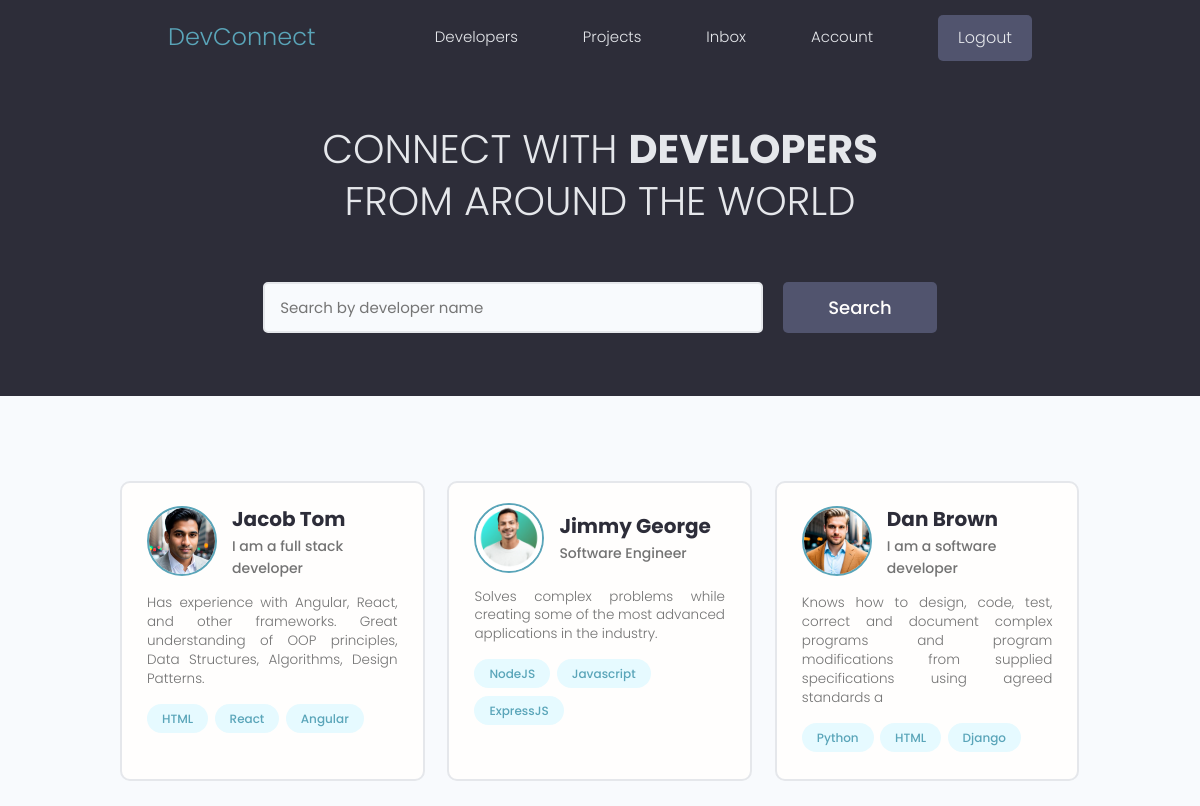
The app's page / (signed in) with its own data.
### users/models.py (models this page shows, shortened)
class Profile(models.Model):
    user = models.OneToOneField(User, on_delete=models.CASCADE, null=True, blank=True)
    name = models.CharField(max_length=200, blank=True, null=True)
    email = models.EmailField(max_length=500, blank=True, null=True)
    username = models.CharField(max_length=200, blank=True, null=True)
    location = models.CharField(max_length=200, blank=True, null=True)
    short_intro = models.CharField(max_length=200, blank=True, null=True)
    bio = models.TextField(blank=True, null=True)
    profile_image = models.ImageField(null=True, blank=True, upload_to='profiles/', default='profiles/default-profile-picture.png')
    social_github = models.CharField(max_length=200, blank=True, null=True)
    social_twitter = models.CharField(max_length=200, blank=True, null=True)
    social_linkedin = models.CharField(max_length=200, blank=True, null=True)
    social_youtube = models.CharField(max_length=200, blank=True, null=True)
    social_website = models.CharField(max_length=200, blank=True, null=True)
    created = models.DateTimeField(auto_now_add = True)
    id = models.UUIDField(default= uuid.uuid4, unique = True, primary_key = True, editable = False)

class Skill(models.Model):
    owner = models.ForeignKey(Profile, on_delete=models.CASCADE, null=True, blank=True)
    name = models.CharField(max_length=200, blank=True, null=True)
    description = models.TextField(null=True, blank=True)
    created = models.DateTimeField(auto_now_add = True)
    id = models.UUIDField(default= uuid.uuid4, unique = True, primary_key = True, editable = False)
    def __str__(self):
        return str(self.name)

### users/views.py (the view)
# urls.py: path('', views.profiles, name="profiles"),
def profiles(request):
    profiles = Profile.objects.all()
    context = {'profiles' : profiles}
    return render(request, 'users/profiles.html', context)

### users/templates/users/profiles.html (shortened to what this page needs)
{% extends 'main.html' %}
{% block content %}
<main class="home">
    <section class="hero-section text-center">
      <div class="container container--narrow">
        <div class="hero-section__box">
          <h2>CONNECT WITH <span>DEVELOPERS</span></h2>
          <h2>FROM AROUND THE WORLD</h2>
        </div>
        <div class="hero-section__search">
          <form class="form" action="{% url 'profiles' %}" method="get">
            <div class="form__field">
              <input class="input input--text" id="formInput#search" type="text" name="text"
                placeholder="Search by developer name" />
            </div>
            <input class="btn btn--sub btn--lg" type="submit" value="Search" />
          </form>
        </div>
      </div>
    </section>
    <section class="devlist">
      <div class="container">
        <div class="grid grid--three">
          {% for profile in profiles %}
          <div class="column card">
            <div class="dev">
              <a href="{% url 'user-profile' profile.id %}" class="card__body">
                <div class="dev__profile">
                  <img class="avatar avatar--md" src="{{ profile.profile_image.url}}" alt="profile-image" />
                  <div class="dev__meta">
                    <h3>{{ profile.name }}</h3>
                    <h5>{{ profile.short_intro|slice:"60"}}</h5>
                  </div>
                </div>
                <p class="dev__info">
                  {{ profile.bio|slice:"150"}}
                </p>
                <div class="dev__skills">
                  {% for skill in profile.skill_set.all|slice:"5" %}
                  <span class="tag tag--pill tag--main">
                    <small>{{skill}}</small>
                  </span>
                  {% endfor %}
                </div>
              </a>
            </div>
          </div>
          {% endfor %}
        </div>
      </div>
    </section>
  </main>
{% endblock content %}

### static/styles/app.css (style rules this page uses)
:root { --color-sub: #2d2d39; }
.btn--sub { background-color: var(--color-sub-light); }
.card { border: 2px solid var(--color-light); }
img { width: 100%; }
.hero-section { height: 40vh; display: flex; align-items: center; background-color: var(--color-sub); }
.hero-section__box { margin-bottom: 4rem; }
.hero-section__box > h2, .hero-section__box > h2 > span { font-size: 4rem; color: var(--color-light); line-height: 1.3; text-transform: uppercase; }
.hero-section__box > h2 { font-weight: 300; }
.hero-section__box > h2 > span { font-weight: 700; }
.hero-section__search > .form { display: flex; align-items: center; justify-content: center; gap: 2rem; }
.hero-section__search > .form input.input--text { width: 50rem; }
.devlist { margin-top: 8rem; }
.devlist .grid { align-items: stretch; }
.devlist .dev .dev__profile { display: flex; align-items: center; gap: 1.5rem; }
.devlist .dev .dev__meta h3 { color: var(--color-sub); font-size: 2rem; font-weight: 700; }
.devlist .dev .dev__meta h5 { color: var(--color-text); font-size: 1.4rem; font-weight: 500; }
.devlist .dev .dev__info { margin: 1.5rem 0; font-size: 1.35rem; line-height: 1.4; text-align: justify; }

### static/uikit/styles/modules/_variables.css (style rules this page uses)
:root { --color-main: #5aa5b9; --color-main-light: #e6faff; --color-sub: #3f4156; --color-sub-light: #51546e; --color-sub-lighter: #ededfd; --color-text: #737373; --color-gray: #8b8b8b; --color-light: #e5e7eb; --color-light-gray: #767676; --color-bg: #f8fafd; --color-white: #fffefd; --color-white-light: #f3f3f3; --color-success: #359e64; --color-success-bg: #def8e8; --color-error: #fc4b0b; --color-error-bg: #fff2ee; --font-base: 'Poppins', arial, helvetica, 'Segoe UI', roboto, ubuntu, sans-serif; --font-monospace: 'Fira Code', 'Courier New', courier, monospace; --font-regular: 300; --font-medium: 500; --font-bold: 700; --generic-shadow: 1px 1px 5px #00000010; --generic-transition: all 0.3s ease-in-out; }

### static/uikit/styles/modules/_base.css (style rules this page uses)
* { margin: 0; padding: 0; box-sizing: border-box; text-rendering: optimizeLegibility; color: inherit; font-size: inherit; }
html { font-size: 50%; }
@media only screen and (min-width: 480px) { html { font-size: 56.25%; } }
@media only screen and (min-width: 1200px) { html { font-size: 62.5%; } }
body { line-height: 1.6; font-weight: 400; font-size: 1.5rem; color: var(--color-text); background-color: var(--color-bg); min-height: 100vh; }

### static/uikit/styles/modules/_typography.css (style rules this page uses)
* { font-family: var(--font-base); }
h2 { font-size: 3.6rem; font-weight: var(--font-bold); }
h3 { font-size: 3.2rem; font-weight: var(--font-medium); }
h5 { font-size: 2.4rem; font-weight: var(--font-medium); }
h5, h6 { font-weight: var(--font-regular); }
p, span, strong { font-size: 1.6rem; color: var(--color-text); font-weight: var(--font-regular); }
a { padding-bottom: 2px; text-decoration: none; display: inline-block; color: var(--color-main); font-weight: var(--font-medium); }

### static/uikit/styles/modules/_utilities.css (style rules this page uses)
.container { width: 92%; max-width: 165rem; margin: 0 auto; box-sizing: border-box; }
.container--narrow { width: 92%; max-width: 120rem; }
@media screen and (min-width: 1000px) { .container { width: 90%; } }
@media screen and (min-width: 1000px) { .container--narrow { width: 85%; } }
@media screen and (min-width: 1200px) { .container { width: 80%; } }
@media screen and (min-width: 1200px) { .container--narrow { width: 72%; } }
.text-center { text-align: center; }

### static/uikit/styles/modules/_avatar.css (style rules this page uses)
.avatar { border-radius: 50%; border: 2px solid var(--color-main); object-fit: cover; }
.avatar--md { height: 7rem; width: 7rem; }

### static/uikit/styles/modules/_button.css (style rules this page uses)
.btn { display: inline-block; position: relative; cursor: pointer; background-color: var(--color-light); font-weight: var(--font-medium); color: var(--color-sub); text-decoration: none; padding: 1rem 2rem; border-radius: 0.5rem; border: none; width: -webkit-fit-content; width: -moz-fit-content; width: fit-content; height: -webkit-fit-content; height: -moz-fit-content; height: fit-content; font-size: 1.6rem; outline-width: 0; outline-color: transparent; -webkit-backface-visibility: hidden; backface-visibility: hidden; transition: all 0.3s ease-in-out; }
.btn--sub { background-color: var(--color-sub); color: var(--color-white); }
.btn--lg { font-size: 1.8rem; padding: 1.2rem 4.5rem; }

### static/uikit/styles/modules/_card.css (style rules this page uses)
.card { border-radius: 1rem; background-color: var(--color-white); border: 1.5px solid var(--color-light); width: auto; height: auto; margin-top: 0.5rem; margin-bottom: 0.5rem; overflow: hidden; }
.card__body, .card__header { padding: 2rem 2.5rem; }

### records on screen
Profile: profile_image (picture), name "Jacob Tom", short_intro "I am a full stack developer", bio "Has experience with Angular, React, and other frameworks. Great understanding of OOP principles, Data Structures, Algorithms, Design Patterns."
Skill: name "HTML"
Skill: name "React"
Skill: name "Angular"
Profile: profile_image (picture), name "Jimmy George", short_intro "Software Engineer", bio "Solves complex problems while creating some of the most advanced applications in the industry."
Skill: name "NodeJS"
Skill: name "Javascript"
Skill: name "ExpressJS"
Profile: profile_image (picture), name "Dan Brown", short_intro "I am a software developer", bio "Knows how to design, code, test, correct and document complex programs and program modifications from supplied specifications using agreed standards a"
Skill: name "Python"
Skill: name "HTML"
Skill: name "Django"
